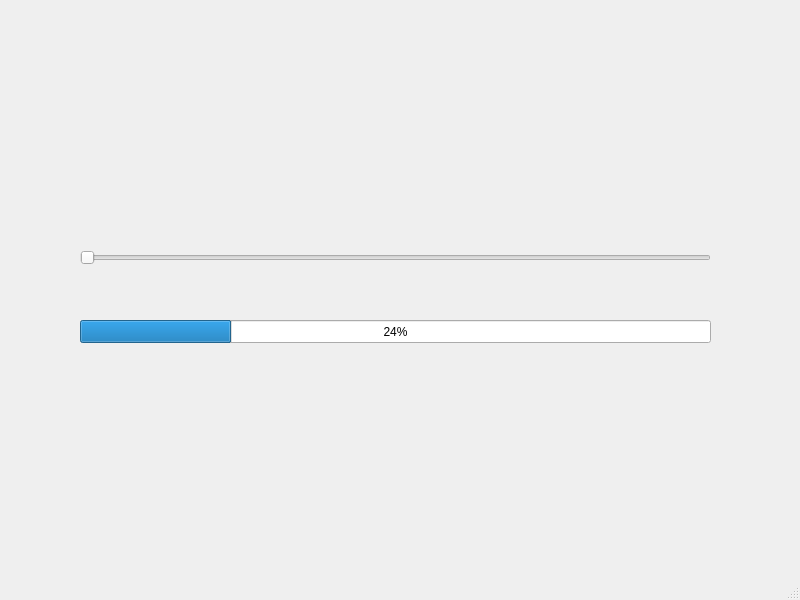
<?xml version="1.0" encoding="UTF-8"?>
<ui version="4.0">
 <class>Proba</class>
 <widget class="QMainWindow" name="Proba">
  <property name="geometry">
   <rect>
    <x>0</x>
    <y>0</y>
    <width>800</width>
    <height>600</height>
   </rect>
  </property>
  <property name="windowTitle">
   <string>Proba</string>
  </property>
  <widget class="QWidget" name="centralwidget">
   <widget class="QSlider" name="horizontalSlider">
    <property name="geometry">
     <rect>
      <x>80</x>
      <y>250</y>
      <width>631</width>
      <height>16</height>
     </rect>
    </property>
    <property name="orientation">
     <enum>Qt::Horizontal</enum>
    </property>
   </widget>
   <widget class="QProgressBar" name="progressBar">
    <property name="geometry">
     <rect>
      <x>80</x>
      <y>320</y>
      <width>631</width>
      <height>23</height>
     </rect>
    </property>
    <property name="value">
     <number>24</number>
    </property>
   </widget>
  </widget>
  <widget class="QMenuBar" name="menubar">
   <property name="geometry">
    <rect>
     <x>0</x>
     <y>0</y>
     <width>800</width>
     <height>22</height>
    </rect>
   </property>
  </widget>
  <widget class="QStatusBar" name="statusbar"/>
 </widget>
 <resources/>
 <connections/>
</ui>
